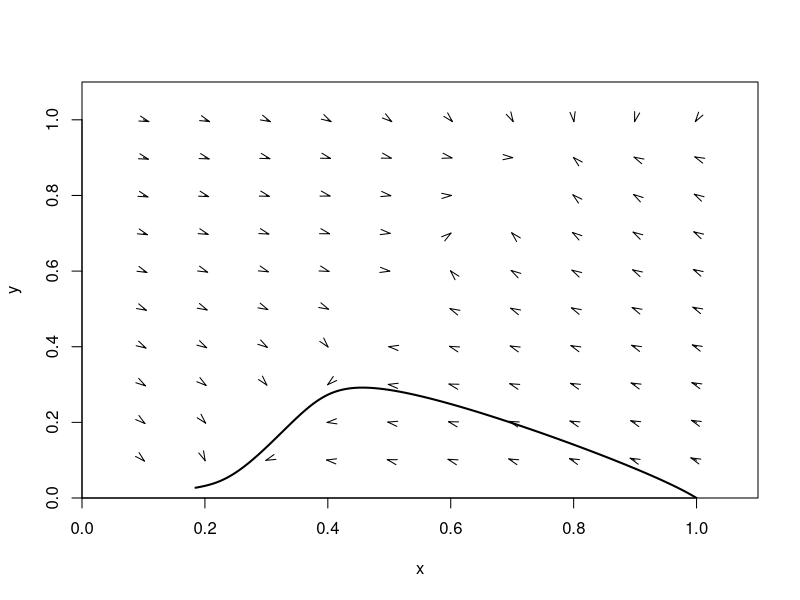
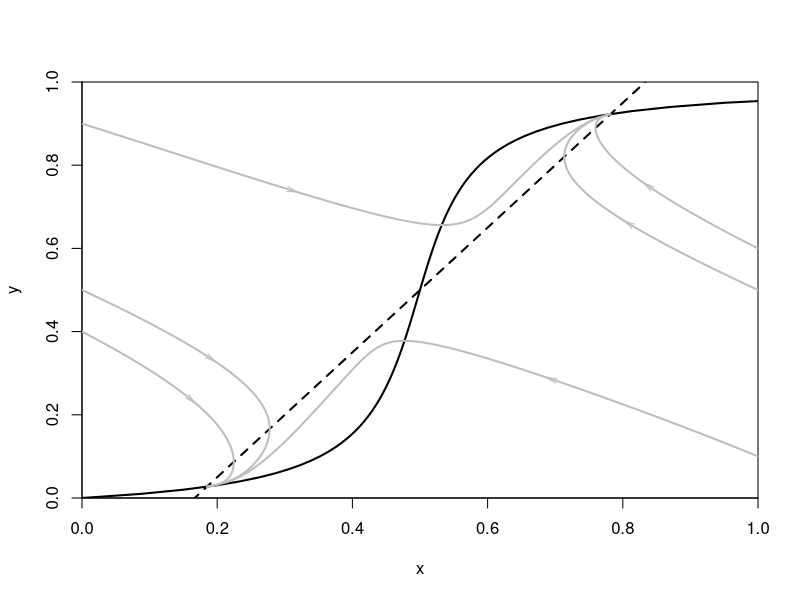

The R script that drew these images, in order:
k_1 <- 1
k_2 <- 0.8
k_3 <- 1.2
k_4 <- 1
K_4 <- 0.05
k_5 <- 1
K_5 <- 0.05
S <- 0.2
Y <- 1
E <- 0.5
dx <- 0.01
dy <- 0.01
dt <- 0.01

# vector field
df <- data.frame(expand.grid(rep(list(seq(0.1, 1, 0.1)), 2)))
colnames(df) <- c("x", "y")
plot.new()
plot(10, xlab="x", ylab="y", xlim=c(0, 1.1), ylim=c(0, 1.1), xaxs="i", yaxs="i")
for (i in 1:nrow(df)) {
  x_i <- df[i, "x"]
  y_i <- df[i, "y"]
  dx <- k_1 * S + k_2 * y_i - k_3 * x_i 
  dy <- (k_4 * x_i * (Y - y_i) / (K_4 + Y - y_i)) - (k_5 * E * y_i) / (K_5 + y_i)
  x_j <- x_i + (dx * dt)
  y_j <- y_i + (dy * dt)
  if (dx != 0 & dy != 0){
    arrows(x_i, y_i, x_j, y_j, code = 2, angle = 15, length = 0.1)
  }
}

t_0 <- 0
tlast <- 10000
timepoint <- seq(t_0, (t_0 + dt * tlast), dt)
x_i <- 1
y_i <- 0
df <- data.frame(x = x_i, y = y_i)
for (m in 1:length(timepoint)){
  dx <- k_1 * S + k_2 * y_i - k_3 * x_i 
  dy <- (k_4 * x_i * (Y - y_i) / (K_4 + Y - y_i)) - (k_5 * E * y_i) / (K_5 + y_i)
  x_i <- x_i + dx * dt
  y_i <- y_i + dy * dt
  df <- rbind(df, c(x_i, y_i))
}
points(df, type = "l", lwd = 2)

# nullclines
x <- seq(0, 1, 0.1)
y_p <- (k_3 * x - k_1 * S) / k_2
plot(x, y_p, xlab = "x", ylab = "y", type = "l", xaxs="i", yaxs="i", xlim = c(0, 1), ylim = c(0, 1), lty = 2, lwd = 2)

y_p <- seq(0, 1, 0.01)
x <- ((k_5* E * y_p) * (K_4 + Y - y_p))/((K_5 + y_p) * (Y - y_p) * k_4)
points(x, y_p, type = "l", lwd = 2)

# different initial conditions of x and y
t_0 <- 0
tlast <- 800
timepoint <- seq(t_0, (t_0 + dt * tlast), dt)
init_cond <- data.frame(x = c(0, 0, 0, 1, 1, 1), y = c(0.4, 0.5, 0.9, 0.1, 0.5, 0.6))
for (m in 1:nrow(init_cond)) {
  x_i <- init_cond[m, "x"]
  y_i <- init_cond[m, "y"]
  df <- data.frame(x = x_i, y = y_i)
  for (n in 1:length(timepoint)){
    dx <- k_1 * S + k_2 * y_i - k_3 * x_i 
    dy <- (k_4 * x_i * (Y - y_i) / (K_4 + Y - y_i)) - (k_5 * E * y_i) / (K_5 + y_i)
    x_i <- x_i + dx * dt
    y_i <- y_i + dy * dt
    df <- rbind(df, c(x_i, y_i))
  }
  points(df, type = "l", lwd = 2, col = "gray")
  arrows(df[50, "x"], df[50, "y"], df[51, "x"], df[51, "y"], angle = 15, code = 2, length = 0.1, col = "gray")
}
